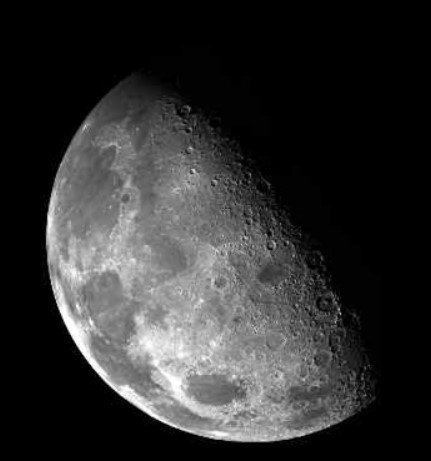
%> input picture clpsm8.jpg, 431 x 461 px
$ octave m_19_3_5_3.m   (GNU Octave 9; MATLAB toolbox functions it lacks are replaced by stand-ins)
%> lines starting %> are read from the running program, lines starting %| are printed output that depends on the picture; in (x1, y1, x2, y2) boxes, pixels count from 0 and x2, y2 are one past the last pixel; in counts of white or black regions, pixels touching at a corner belong together; the program's own positions count from 1
ax=imread('clpsm8.jpg');
%> ax is the input picture: size 461x431x3 uint8; min 0, max 255, mean 48.1
a1=rgb2gray(ax);
a=double(a1/40);
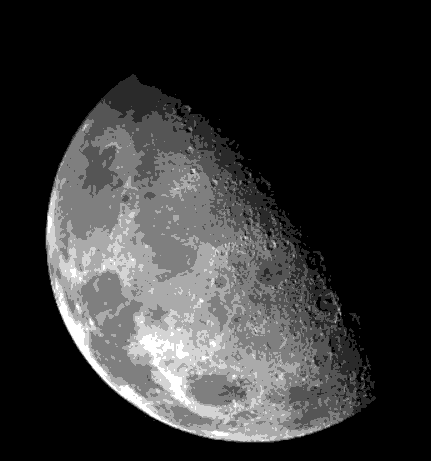
%> a: size 461x431 double; min 0, max 6, mean 1.2; drawn with min black and max white
x=[-1 0 1; -1 0 1; -1 0 1];
by=imfilter(a,x);
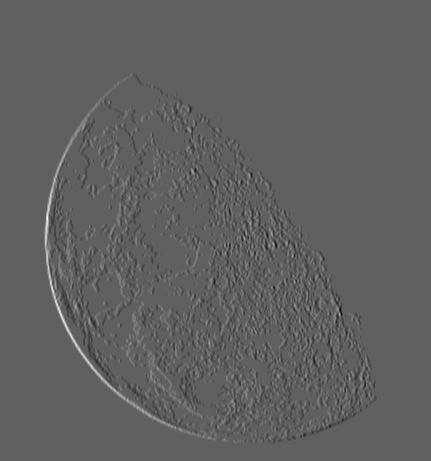
%> by: size 461x431 double; min -11, max 18, mean 0; drawn with min black and max white
bx=imfilter(a,x');
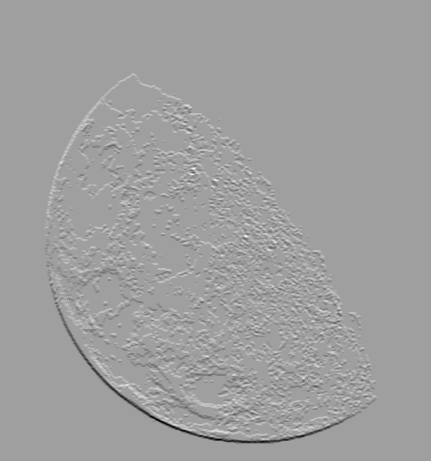
%> bx: size 461x431 double; min -15, max 9, mean 0; drawn with min black and max white
b=sqrt(bx.^2+by.^2);
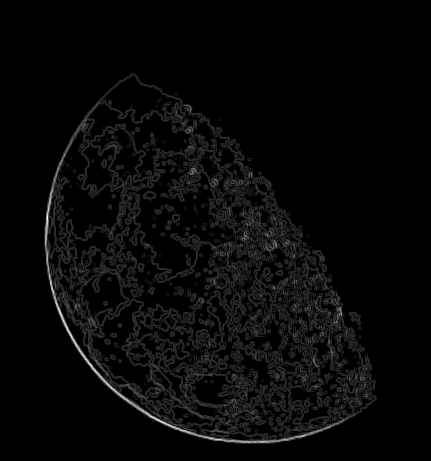
%> b: size 461x431 double; min 0, max 18, mean 0.574; drawn with min black and max white
subplot(2,2,1);
imshow(a);
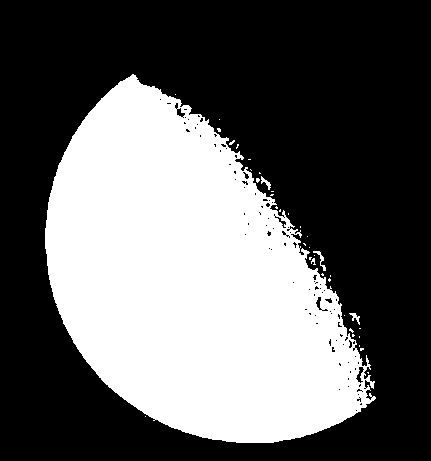
%> displayed picture: size 461x431, on the screen's scale of 0 to 255; 38.9% white; 37 white regions (33 under 20 px), largest, box (x1, y1, x2, y2) and area: (45, 74, 376, 443) 76998, (313, 251, 326, 271) 66, (261, 176, 271, 190) 52, (349, 313, 360, 325) 52
title('original');
subplot(2,2,2);
imshow(bx);
xlabel('x=[-1 0 1; -1 0 1; -1 0 1]');
subplot(2,2,3);
imshow(b)
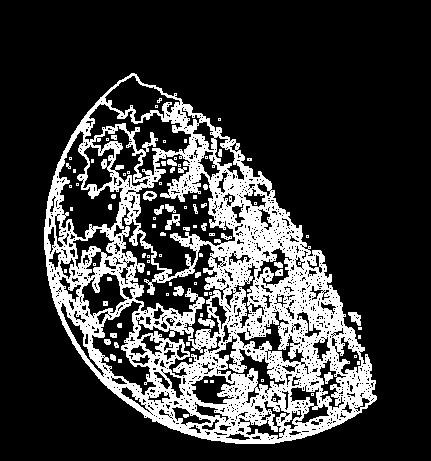
%> displayed picture: size 461x431, on the screen's scale of 0 to 255; 22.4% white; 89 white regions (54 under 20 px), largest, box (x1, y1, x2, y2) and area: (44, 73, 377, 444) 42549, (165, 214, 180, 230) 117, (348, 312, 361, 326) 109
xlabel('edge')
subplot(2,2,4);
imshow(by);
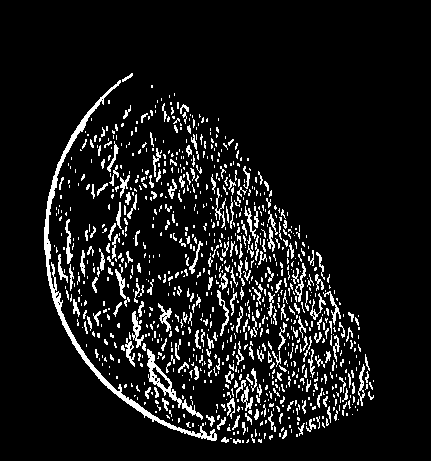
%> displayed picture: size 461x431, on the screen's scale of 0 to 255; 9.2% white in thin lines or dots, all inside (x1, y1, x2, y2) = (44, 73, 374, 444)
xlabel('y=[-1 -1 -1; 0 0 0; 1 1 1]');

$ run again, with clpsm10.jpg copied over clpsm8.jpg
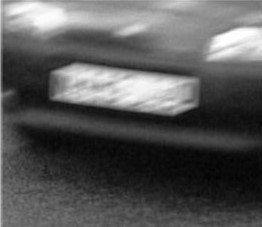
%> input picture clpsm10.jpg, 262 x 227 px
%> ax is the input picture: size 227x262x3 uint8; min 3, max 255, mean 87.7
%> `imshow(a);`:
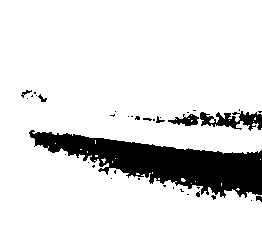
%> displayed picture: size 227x262, on the screen's scale of 0 to 255; 86.3% white; 37 black regions (30 under 20 px), largest, box (x1, y1, x2, y2) and area: (29, 130, 262, 198) 7071, (200, 111, 262, 131) 642, (168, 114, 199, 126) 201
%> `imshow(by);`:
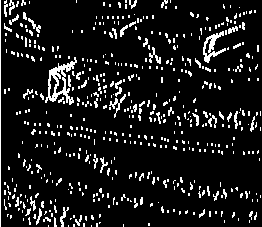
%> displayed picture: size 227x262, on the screen's scale of 0 to 255; 10.4% white in thin lines or dots

$ run again, with clpsm6.jpg copied over clpsm8.jpg
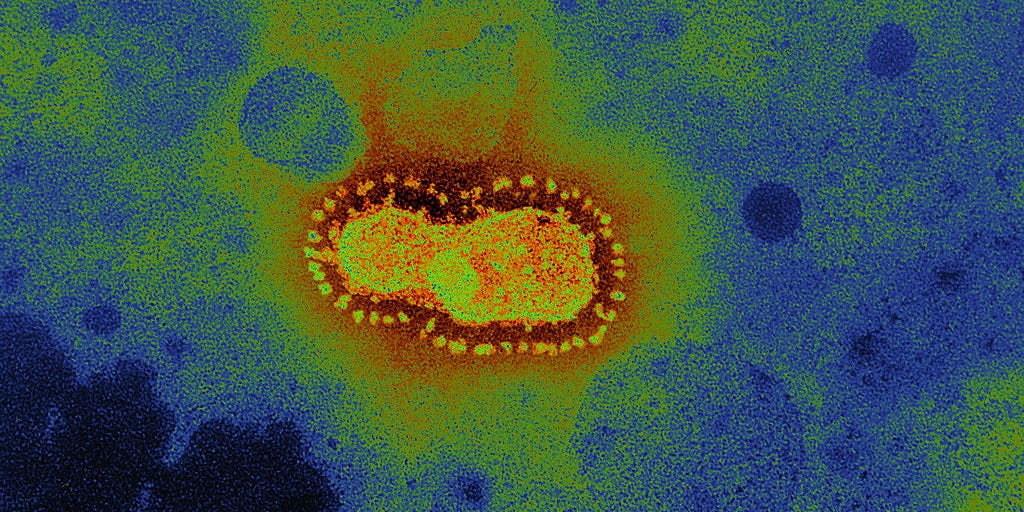
%> input picture clpsm6.jpg, 1024 x 512 px
%> ax is the input picture: size 512x1024x3 uint8; mean R, G, B 64.8, 87.5, 74.5
%> `imshow(by);`:
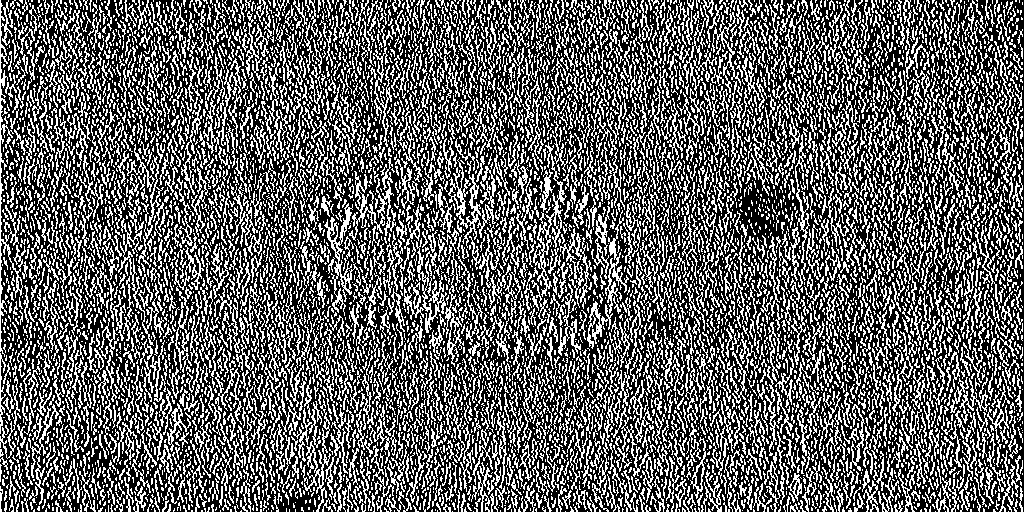
%> displayed picture: size 512x1024, on the screen's scale of 0 to 255; 37.5% white in thin lines or dots
